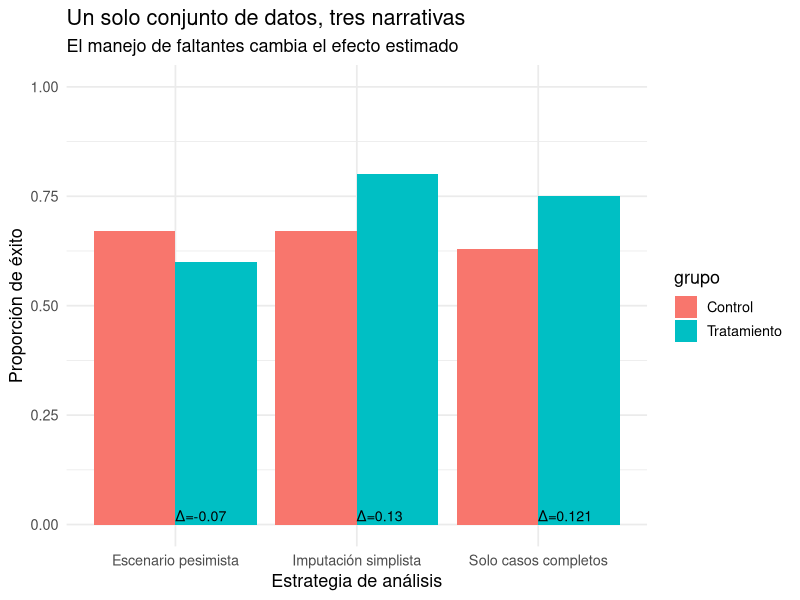

Generate this figure with R:
## ---- chunk 1
library(dplyr)
library(tidyr)
library(ggplot2)
library(knitr)

set.seed(123)
n <- 200
datos <- tibble(
  id = 1:n,
  grupo = rep(c("Control", "Tratamiento"), each = n/2)
)

p_true <- c(Control = 0.60, Tratamiento = 0.65)

datos <- datos %>%
  mutate(y_true = rbinom(n(), 1, p_true[grupo])) %>%
  mutate(
    pr_lost = case_when(
      grupo == "Control" & y_true == 1 ~ 0.05,
      grupo == "Control" & y_true == 0 ~ 0.25,
      grupo == "Tratamiento" & y_true == 1 ~ 0.05,
      grupo == "Tratamiento" & y_true == 0 ~ 0.45
    ),
    lost = rbinom(n(), 1, pr_lost),
    y_obs = ifelse(lost == 1, NA, y_true)
  )

# 1) Solo casos completos
cc <- datos %>% filter(!is.na(y_obs))

# 2) Imputación simplista (solo para ilustrar)
datos <- datos %>%
  mutate(
    y_imp = ifelse(is.na(y_obs), round(mean(y_obs, na.rm = TRUE)), y_obs),
    # 3) Escenario pesimista
    y_worst = case_when(
      is.na(y_obs) & grupo == "Tratamiento" ~ 0,
      is.na(y_obs) & grupo == "Control" ~ 1,
      TRUE ~ y_obs
    )
  )

resume <- function(df, yvar, etiqueta) {
  p <- tapply(df[[yvar]], df$grupo, mean, na.rm = TRUE)
  tibble(
    estrategia = etiqueta,
    p_control = p["Control"],
    p_trat = p["Tratamiento"],
    diff = p["Tratamiento"] - p["Control"]
  )
}

res <- bind_rows(
  resume(cc, "y_obs", "Solo casos completos"),
  resume(datos, "y_imp", "Imputación simplista"),
  resume(datos, "y_worst", "Escenario pesimista")
)

kable(res, digits = 2,
      col.names = c("Estrategia","Control","Tratamiento","Diferencia"))
## ---- chunk 2
res %>%
  pivot_longer(cols = c(p_control, p_trat),
               names_to = "grupo",
               values_to = "prop") %>%
  mutate(grupo = recode(grupo,
                        p_control = "Control",
                        p_trat = "Tratamiento")) %>%
  ggplot(aes(x = estrategia, y = prop, fill = grupo)) +
  geom_col(position = "dodge") +
  geom_text(
    data = res,
    aes(x = estrategia, y = 0.02,
        label = paste0("Δ=", round(diff, 3))),
    inherit.aes = FALSE, size = 3.6, hjust = 0
  ) +
  coord_cartesian(ylim = c(0, 1)) +
  labs(
    title = "Un solo conjunto de datos, tres narrativas",
    subtitle = "El manejo de faltantes cambia el efecto estimado",
    x = "Estrategia de análisis",
    y = "Proporción de éxito"
  ) +
  theme_minimal(base_size = 13)
